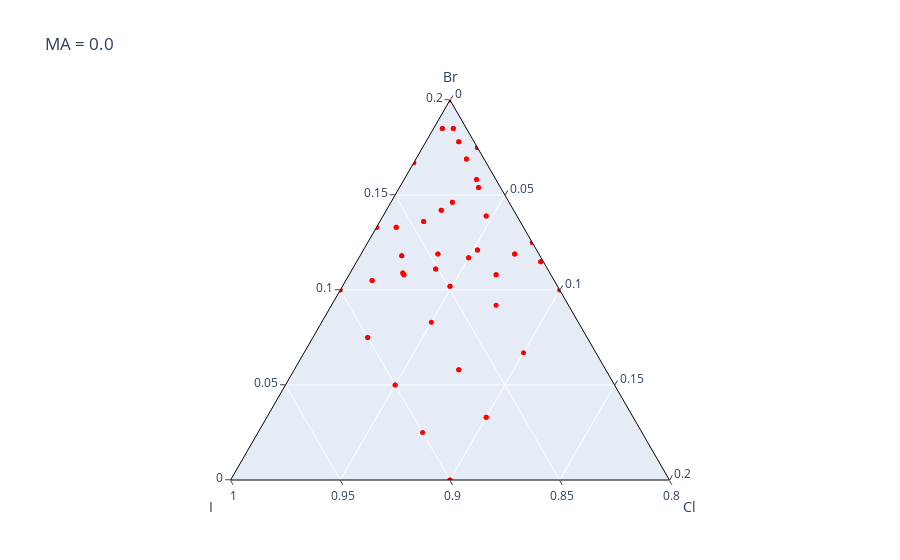
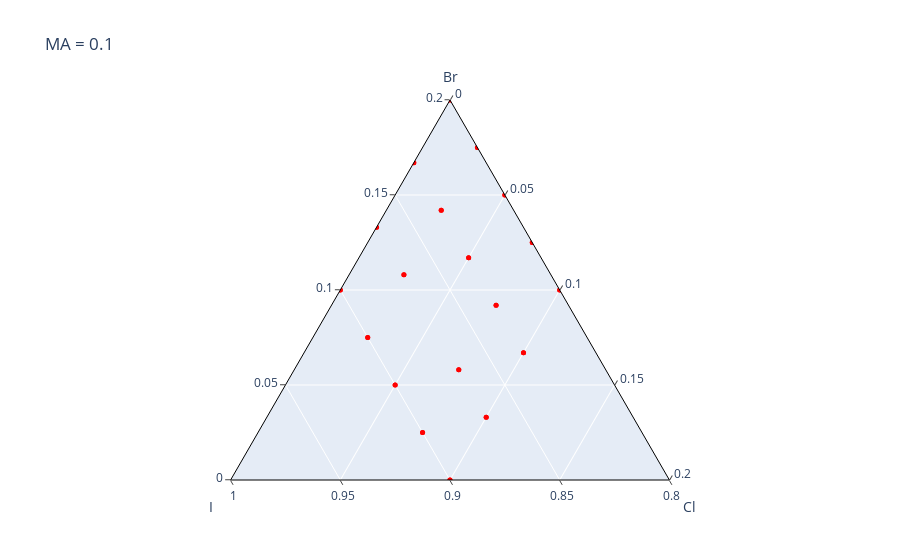
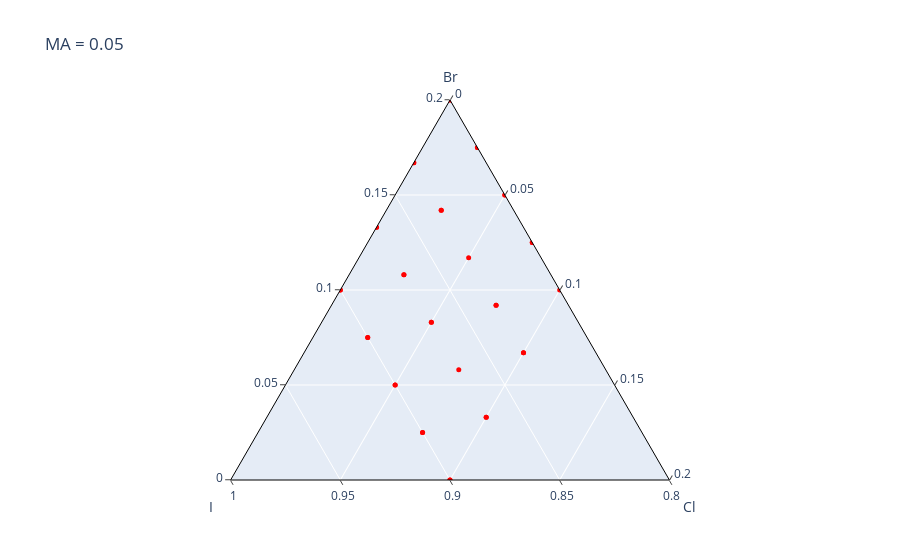

Write notebook code for charts like these, in order.
### Code cell
# Find unique 'MA' values
MA_values = df['MA'].unique()

# Loop through each unique 'MA' value
for MA in MA_values:
    # Filter the dataframe for the current 'MA' value
    df_filtered = df[df['MA'] == MA]
    
    # Get the 'I', 'Br', and 'Cl' values as a NumPy array
    mesh_array = df_filtered[['I', 'Br', 'Cl']].values
    
    # Plot the ternary diagram
    fig = plot_mesh(mesh_array, color='red')
    
    # Add a title to the plot
    fig.update_layout(title_text=f'MA = {MA}')
    
    # Show the plot
    fig.show()

### Figure 1 — Plotly figure (JSON) as saved in the notebook; plotly's stock layout.template omitted (floating-point values rounded to 4 significant figures)
{"data": [{"a": [0.075, 0, 0.117, 0.133, 0.2, 0.142, 0.067, 0.058, 0.05, 0.05, 0.083, 0.125, 0.075, 0.108, 0.033, 0.175, 0.133, 0.1, 0.1, 0.025, 0.175, 0.2, 0.117, 0.092, 0, 0.108, 0.033, 0.167, 0.142, 0.058, 0.119, 0.119, 0.105, 0.178, 0.119, 0.185, 0.158, 0.139, 0.169, 0.154, 0.136, 0.139, 0.146, 0.133, 0.158, 0.185, 0.121, 0.154, 0.111, 0.102, 0.185, 0.119, 0.136, 0.105, 0.178, 0.169, 0.185, 0.115, 0.108, 0.118, 0.133, 0.109, 0.102, 0.111, 0.118, 0.115, 0.121, 0.109, 0.146, 0.108], "b": [0.9, 0.9, 0.833, 0.867, 0.8, 0.833, 0.833, 0.867, 0.9, 0.9, 0.867, 0.8, 0.9, 0.867, 0.867, 0.8, 0.867, 0.9, 0.8, 0.9, 0.8, 0.8, 0.833, 0.833, 0.9, 0.867, 0.867, 0.833, 0.833, 0.867, 0.846, 0.811, 0.883, 0.807, 0.811, 0.811, 0.808, 0.814, 0.808, 0.81, 0.844, 0.814, 0.825, 0.858, 0.808, 0.806, 0.827, 0.81, 0.851, 0.849, 0.806, 0.846, 0.844, 0.883, 0.807, 0.808, 0.811, 0.802, 0.825, 0.863, 0.858, 0.867, 0.849, 0.851, 0.863, 0.802, 0.827, 0.867, 0.825, 0.825], "c": [0.025, 0.1, 0.05, 0, 0, 0.025, 0.1, 0.075, 0.05, 0.05, 0.05, 0.075, 0.025, 0.025, 0.1, 0.025, 0, 0, 0.1, 0.075, 0.025, 0, 0.05, 0.075, 0.1, 0.025, 0.1, 0, 0.025, 0.075, 0.035, 0.07, 0.012, 0.015, 0.07, 0.004, 0.033, 0.047, 0.023, 0.036, 0.02, 0.047, 0.028, 0.009, 0.033, 0.009, 0.052, 0.036, 0.038, 0.049, 0.009, 0.035, 0.02, 0.012, 0.015, 0.023, 0.004, 0.084, 0.067, 0.019, 0.009, 0.024, 0.049, 0.038, 0.019, 0.084, 0.052, 0.024, 0.028, 0.067], "marker": {"color": "red", "size": 5, "symbol": "circle"}, "mode": "markers", "type": "scatterternary"}], "layout": {"paper_bgcolor": "white", "plot_bgcolor": "white", "ternary": {"aaxis": {"linecolor": "black", "linewidth": 1, "ticks": "outside", "title": {"text": "Br"}}, "baxis": {"linecolor": "black", "linewidth": 1, "min": 0.8, "ticks": "outside", "title": {"text": "I"}}, "caxis": {"linecolor": "black", "linewidth": 1, "ticks": "outside", "title": {"text": "Cl"}}, "sum": 1}, "title": {"text": "MA = 0.0"}}}

### Figure 2 — Plotly figure (JSON) as saved in the notebook; plotly's stock layout.template omitted (floating-point values rounded to 4 significant figures)
{"data": [{"a": [0.1, 0.1, 0.133, 0.133, 0.167, 0.167, 0.2, 0.2, 0.075, 0.075, 0.108, 0.108, 0.142, 0.142, 0.175, 0.175, 0.05, 0.05, 0.117, 0.117, 0.15, 0.15, 0.025, 0.025, 0.058, 0.058, 0.092, 0.092, 0.125, 0.125, 0, 0, 0.033, 0.033, 0.067, 0.067, 0.1, 0.1], "b": [0.9, 0.9, 0.867, 0.867, 0.833, 0.833, 0.8, 0.8, 0.9, 0.9, 0.867, 0.867, 0.833, 0.833, 0.8, 0.8, 0.9, 0.9, 0.833, 0.833, 0.8, 0.8, 0.9, 0.9, 0.867, 0.867, 0.833, 0.833, 0.8, 0.8, 0.9, 0.9, 0.867, 0.867, 0.833, 0.833, 0.8, 0.8], "c": [0, 0, 0, 0, 0, 0, 0, 0, 0.025, 0.025, 0.025, 0.025, 0.025, 0.025, 0.025, 0.025, 0.05, 0.05, 0.05, 0.05, 0.05, 0.05, 0.075, 0.075, 0.075, 0.075, 0.075, 0.075, 0.075, 0.075, 0.1, 0.1, 0.1, 0.1, 0.1, 0.1, 0.1, 0.1], "marker": {"color": "red", "size": 5, "symbol": "circle"}, "mode": "markers", "type": "scatterternary"}], "layout": {"paper_bgcolor": "white", "plot_bgcolor": "white", "ternary": {"aaxis": {"linecolor": "black", "linewidth": 1, "ticks": "outside", "title": {"text": "Br"}}, "baxis": {"linecolor": "black", "linewidth": 1, "min": 0.8, "ticks": "outside", "title": {"text": "I"}}, "caxis": {"linecolor": "black", "linewidth": 1, "ticks": "outside", "title": {"text": "Cl"}}, "sum": 1}, "title": {"text": "MA = 0.1"}}}

### Figure 3 — Plotly figure (JSON) as saved in the notebook; plotly's stock layout.template omitted (floating-point values rounded to 4 significant figures)
{"data": [{"a": [0.1, 0.1, 0.133, 0.133, 0.167, 0.167, 0.2, 0.2, 0.075, 0.075, 0.108, 0.108, 0.142, 0.142, 0.175, 0.175, 0.05, 0.05, 0.083, 0.083, 0.117, 0.15, 0.15, 0.025, 0.025, 0.058, 0.092, 0.092, 0.125, 0.125, 0, 0, 0.033, 0.033, 0.067, 0.067, 0.1], "b": [0.9, 0.9, 0.867, 0.867, 0.833, 0.833, 0.8, 0.8, 0.9, 0.9, 0.867, 0.867, 0.833, 0.833, 0.8, 0.8, 0.9, 0.9, 0.867, 0.867, 0.833, 0.8, 0.8, 0.9, 0.9, 0.867, 0.833, 0.833, 0.8, 0.8, 0.9, 0.9, 0.867, 0.867, 0.833, 0.833, 0.8], "c": [0, 0, 0, 0, 0, 0, 0, 0, 0.025, 0.025, 0.025, 0.025, 0.025, 0.025, 0.025, 0.025, 0.05, 0.05, 0.05, 0.05, 0.05, 0.05, 0.05, 0.075, 0.075, 0.075, 0.075, 0.075, 0.075, 0.075, 0.1, 0.1, 0.1, 0.1, 0.1, 0.1, 0.1], "marker": {"color": "red", "size": 5, "symbol": "circle"}, "mode": "markers", "type": "scatterternary"}], "layout": {"paper_bgcolor": "white", "plot_bgcolor": "white", "ternary": {"aaxis": {"linecolor": "black", "linewidth": 1, "ticks": "outside", "title": {"text": "Br"}}, "baxis": {"linecolor": "black", "linewidth": 1, "min": 0.8, "ticks": "outside", "title": {"text": "I"}}, "caxis": {"linecolor": "black", "linewidth": 1, "ticks": "outside", "title": {"text": "Cl"}}, "sum": 1}, "title": {"text": "MA = 0.05"}}}
